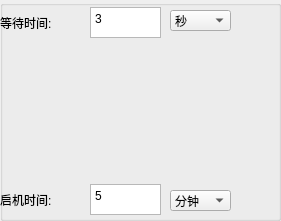
  <widget class="QGroupBox" name="groupBox_4">
   <property name="geometry">
    <rect>
     <x>960</x>
     <y>20</y>
     <width>281</width>
     <height>221</height>
    </rect>
   </property>
   <property name="title">
    <string/>
   </property>
   <widget class="QComboBox" name="comboBox_S1_TIME">
    <property name="geometry">
     <rect>
      <x>170</x>
      <y>190</y>
      <width>61</width>
      <height>21</height>
     </rect>
    </property>
    <item>
     <property name="text">
      <string>分钟</string>
     </property>
    </item>
    <item>
     <property name="text">
      <string>秒</string>
     </property>
    </item>
    <item>
     <property name="text">
      <string>毫秒</string>
     </property>
    </item>
   </widget>
   <widget class="QTextEdit" name="textEdit_S1_TIME">
    <property name="geometry">
     <rect>
      <x>90</x>
      <y>184</y>
      <width>71</width>
      <height>31</height>
     </rect>
    </property>
    <property name="html">
     <string>&lt;!DOCTYPE HTML PUBLIC &quot;-//W3C//DTD HTML 4.0//EN&quot; &quot;http://www.w3.org/TR/REC-html40/strict.dtd&quot;&gt;
&lt;html&gt;&lt;head&gt;&lt;meta name=&quot;qrichtext&quot; content=&quot;1&quot; /&gt;&lt;style type=&quot;text/css&quot;&gt;
p, li { white-space: pre-wrap; }
&lt;/style&gt;&lt;/head&gt;&lt;body style=&quot; font-family:'宋体'; font-size:10pt; font-weight:400; font-style:normal;&quot;&gt;
&lt;p style=&quot; margin-top:0px; margin-bottom:0px; margin-left:0px; margin-right:0px; -qt-block-indent:0; text-indent:0px;&quot;&gt;&lt;span style=&quot; font-family:'SimSun'; font-size:9pt;&quot;&gt;5&lt;/span&gt;&lt;/p&gt;&lt;/body&gt;&lt;/html&gt;</string>
    </property>
   </widget>
   <widget class="QLabel" name="label_132">
    <property name="geometry">
     <rect>
      <x>0</x>
      <y>190</y>
      <width>71</width>
      <height>20</height>
     </rect>
    </property>
    <property name="text">
     <string>启机时间:</string>
    </property>
   </widget>
   <widget class="QComboBox" name="comboBox_S1_ACWaitTIME">
    <property name="geometry">
     <rect>
      <x>170</x>
      <y>10</y>
      <width>61</width>
      <height>21</height>
     </rect>
    </property>
    <item>
     <property name="text">
      <string>秒</string>
     </property>
    </item>
    <item>
     <property name="text">
      <string>分钟</string>
     </property>
    </item>
    <item>
     <property name="text">
      <string>毫秒</string>
     </property>
    </item>
   </widget>
   <widget class="QLabel" name="label_131">
    <property name="geometry">
     <rect>
      <x>0</x>
      <y>13</y>
      <width>71</width>
      <height>20</height>
     </rect>
    </property>
    <property name="text">
     <string>等待时间:</string>
    </property>
   </widget>
   <widget class="QTextEdit" name="textEdit_S1_ACWaitTIME">
    <property name="geometry">
     <rect>
      <x>90</x>
      <y>7</y>
      <width>71</width>
      <height>31</height>
     </rect>
    </property>
    <property name="html">
     <string>&lt;!DOCTYPE HTML PUBLIC &quot;-//W3C//DTD HTML 4.0//EN&quot; &quot;http://www.w3.org/TR/REC-html40/strict.dtd&quot;&gt;
&lt;html&gt;&lt;head&gt;&lt;meta name=&quot;qrichtext&quot; content=&quot;1&quot; /&gt;&lt;style type=&quot;text/css&quot;&gt;
p, li { white-space: pre-wrap; }
&lt;/style&gt;&lt;/head&gt;&lt;body style=&quot; font-family:'宋体'; font-size:10pt; font-weight:400; font-style:normal;&quot;&gt;
&lt;p style=&quot; margin-top:0px; margin-bottom:0px; margin-left:0px; margin-right:0px; -qt-block-indent:0; text-indent:0px;&quot;&gt;&lt;span style=&quot; font-family:'SimSun'; font-size:9pt;&quot;&gt;3&lt;/span&gt;&lt;/p&gt;&lt;/body&gt;&lt;/html&gt;</string>
    </property>
   </widget>
  </widget>
